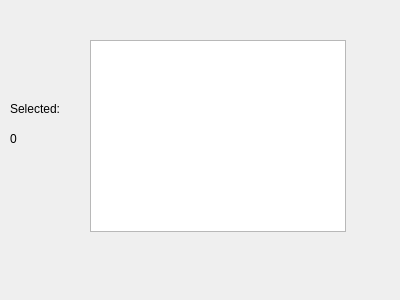
<?xml version="1.0" encoding="UTF-8"?>
<ui version="4.0">
 <class>Form</class>
 <widget class="QWidget" name="Form">
  <property name="geometry">
   <rect>
    <x>0</x>
    <y>0</y>
    <width>400</width>
    <height>300</height>
   </rect>
  </property>
  <property name="windowTitle">
   <string>Form</string>
  </property>
  <widget class="QGraphicsView" name="graphicsView">
   <property name="geometry">
    <rect>
     <x>90</x>
     <y>40</y>
     <width>256</width>
     <height>192</height>
    </rect>
   </property>
  </widget>
  <widget class="QLabel" name="lblSelected">
   <property name="geometry">
    <rect>
     <x>10</x>
     <y>130</y>
     <width>67</width>
     <height>17</height>
    </rect>
   </property>
   <property name="text">
    <string>0</string>
   </property>
  </widget>
  <widget class="QLabel" name="label">
   <property name="geometry">
    <rect>
     <x>10</x>
     <y>100</y>
     <width>67</width>
     <height>17</height>
    </rect>
   </property>
   <property name="text">
    <string>Selected:</string>
   </property>
  </widget>
 </widget>
 <resources/>
 <connections/>
</ui>
